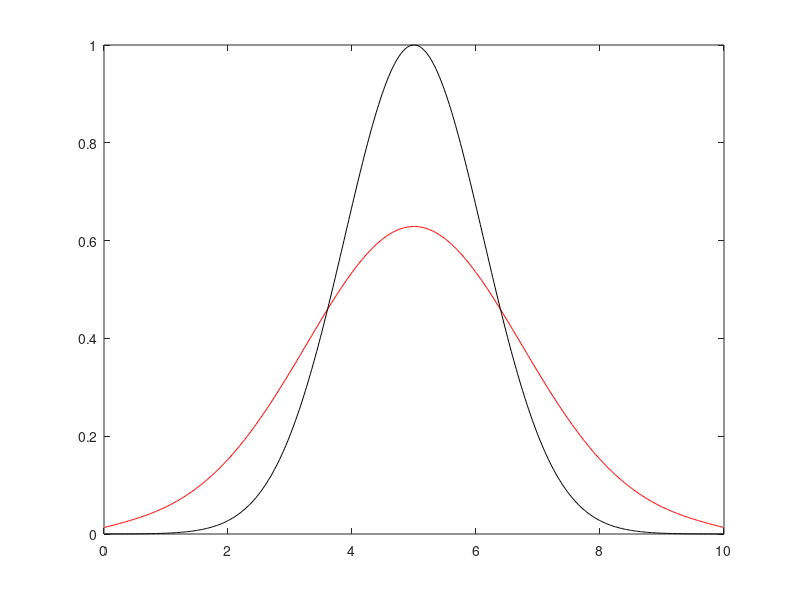
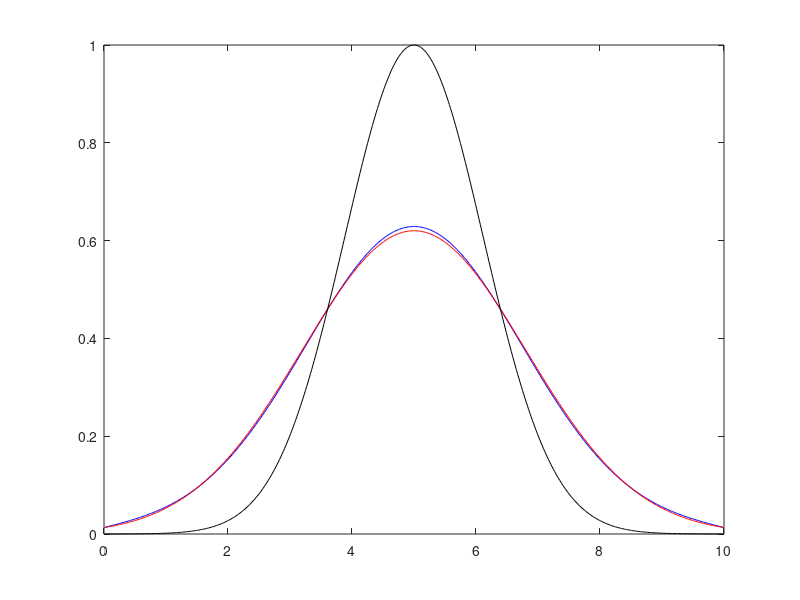

Write MATLAB code to recreate these figures, in order.
% This is a matlab/octave script to solve 1D diffusion equation for its implicit solution by using 
% Pseudo-transient method. 
% It differs from Diff1D_implicit by adding the dampening of the dTdtau to 
% speed up the convergence! Only two line code is added but it become much faster! 7000 iteration Vs 700 iteration
% _2nd mean it is 2nd order convergence!

clear;clf

Lx  = 10;       %model length. used as the length scale
D   = 100;      %diffusion coefficient
nx  = 250*2;    %nx cell
dx  = Lx/nx;    %cell width
Imax= 100*nx;   %maximum iteration number
tsc = Lx*Lx/D;  %diffusion timescale
%Initiation 
t0 = Lx*Lx/D/160; %t0 for the analytical solution!
x  = linspace(0,Lx,nx+1);     % x coordinates for the grid/node 
xc = (x(1:end-1)+x(2:end))/2; % x coordinates at the center of the cell.
% staggered grid: velocity field is at x, while scalar field T is at xc. 
T  = zeros(1,nx);
a  = 0.5*Lx;
T0 = exp(-(xc-a).^2/4/D/t0); 
% Notice that boundary condition should depend on t in order to have the simple
%analytical solution. Here we choose t0 to make the boundary temperature close to 0.
%t00=s
Told = T0;
T    = T0;
Vx   = zeros(1,nx-1);  %Vx at the boundary is not included here! Otherwise it should be nx+1
f    = sin(xc); f(:)=0;% f=0 to compare with the analytical solution that has no heat source.
%Boundary condition
ttol = 1.6*t0 # As this script is slow. Lets compute a small ttol! 
Tana = sqrt(t0/(t0+ttol)).*exp(-(xc-a).^2/(4*D*(t0+ttol)));
T(1) = Tana(1);T(end)=Tana(end);
dTdtau1 = zeros(1,nx-2); % pseudo time derivative!
dTdtau2 = zeros(1,nx-2); % pseudo time derivative with dampening
cnt  = 100;
epsi = 1e-5; % accuracy for the convergence
dt   = 1e-3*tsc     %0.001*tsc
CFL  = 0.8;
ndim = 1;
dtau = CFL*dx*dx/2/D/ndim; % pseudo timestep!
#dtaudiff=1/(1.0/(dx*dx/D/2.1)+1.0/dt)
itertol = 0;
time    = 0; 

residdT  = 1e5;
it       = 0;
damp     = 1-6*pi/nx;% 0.93 %0.991 %
dampening= 1;
while (time<ttol*0.99 &&it<10000)
%for it=1:100
       iter     = 0; 
       residdT  = 2*epsi;
%for iter=1:Imax
   while residdT>epsi && iter<Imax
          q        = -D*diff(T)/dx;    % dimension:nx-1
          dTdtau1   = -(T(2:nx-1)-Told(2:nx-1))/dt-diff(q)/dx; %dimension:nx-2. residual from Lesson2:Eq.2)
      if dampening == 0  %****dTdtau is used. simple and slow!
          T(2:nx-1) = T(2:nx-1) + dtau*dTdtau1;     %nx-2. Update T by pseudo time marching.  Lesson2:Eq.3)
      else               %****dTdtau2 contains the currect residual and the previous residual, which greatly speed up the convergence!
                         %The formulation can be derive with 2nd pseudo transient time derivative dT2dtau !
          dTdtau2    = dTdtau1 + damp*dTdtau2; # 
          T(2:nx-1) = T(2:nx-1) + dtau*dTdtau2; % dTdtau is used 
      end
       residdT  = max(abs(dTdtau1)); %
       iter     = iter+1;
       if mod(iter,cnt)==0
          plot(xc,T,'r',xc,T0,'k');drawnow
         fprintf('Iteration %d, residdT=%7.3e\n',iter,residdT); 
       end   
    end
    it   = it+1;
    time = time+dt;  # update the physical time!
    Told = T;                # update the Told after one physical timestep.
    itertol = itertol+iter;
    fprintf('Step %d converged,residdT=%7.3e\n',it,residdT); 
end
%Tana=1/sqrt(4*(ttol+1/4)).*exp(-(xc-a).^2/(4*(ttol+1/4)));
% initial condition: T(x,t0)=exp(-x*x/(4*D*t0))  %Let:t0=0.1;
%analytical solution:T(x,t)=sqrt(t0/t)exp(-x*x/(4*D*t));
%Tana = sqrt(t0/(ttol)).*exp(-(xc-a).^2/(4*D*ttol));
Tana = sqrt(t0/(t0+time)).*exp(-(xc-a).^2/(4*D*(t0+time)));
figure();plot(xc,T,'b',xc,Tana,'r',xc,T0,'k')

fprintf('Total %d step are calculated.\n The physical time is =%3.1f, totel iteration is %d (%3.1f *nx), with dampeng=%d\n',it,time,itertol,itertol/nx,dampening); 

%Exercise1: 1. change t0 and see if the numerical solution still matches the analytical solution
%            2. change nx,dtau and see if it still produce reasonable results.
%            3. After finding out the numerical solution is correct, remove the analytical solution and use any initial boundary condition.
%            4. rewrite the code with another language, for example, julia and python. Notice matlab and julia counter from 1, while python counter from 0. 


% exercise for dampening.
% write an code to find out the optimized dampening parameters (damp) by testing damp from 0 to 1.